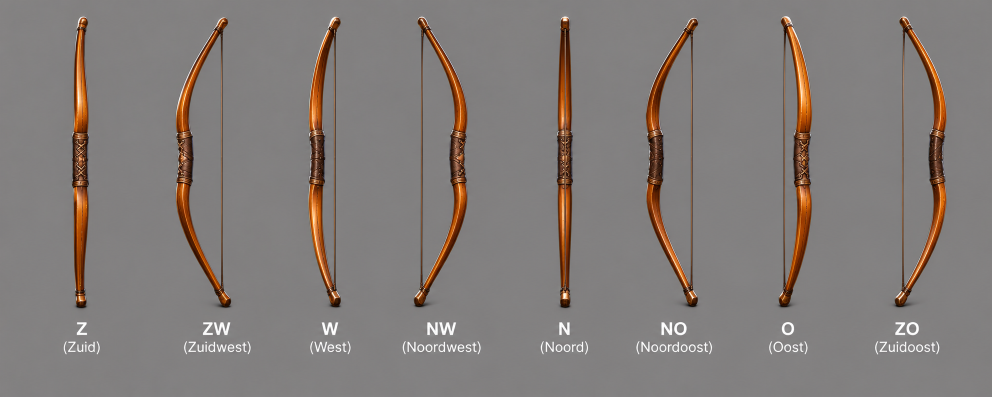
#> input picture docs/art/referentie/aardschok-boog-los-draai.png, 1984 x 793 px, given in place of staan-Z-00.png, which was not available (shown at 1/2 size)
$ python -i blockout.py   (imports and definitions only)
#> lines starting #> are read from the running program, lines starting #| are printed output that depends on the picture
# De blockout beoordelen (vraag 192, stap 2 van de specificatie): voor, zij en achter in klei voor elke verhouding, naast de plaat, en
# dezelfde figuur in kleur en op 80 pixels op het gras. Zo kies je de verhouding voor er verder wordt afgewerkt.
#
#   python blockout.py <uit.png> <naam>=<map> ...     (de Python van ComfyUI; per map klei/ kleur/ en spel/)
import json
import os
import sys

from PIL import Image, ImageDraw, ImageFont

HIER = os.path.dirname(os.path.abspath(__file__))
sys.path.insert(0, HIER)
import vel as Vel  # noqa: E402

REF = os.path.join(HIER, '..', '..', '..', 'docs', 'art', 'referentie', 'aardschok-speerman-detail.png')
GRIJS = (127, 123, 119)
GRAS = (98, 138, 54)
PAPIER = (240, 232, 214)
HOOG = 440


def rij(kaart, houding='staan', hoog=HOOG):
    """Voor, zij en achter met dezelfde schaal: de voeten op één lijn."""
#> called with houding = 'staan', hoog = 440
    delen = [Image.open(os.path.join(kaart, f'{houding}-{r}-00.png')).convert('RGBA') for r in ('Z', 'W', 'N')]
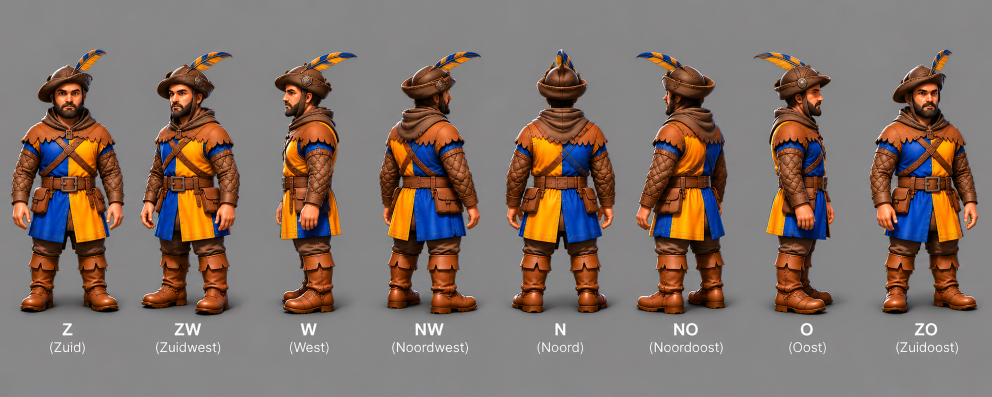
#> input picture docs/art/referentie/aardschok-boogschutter-draai-hoed.png, 1983 x 793 px, given in place of staan-W-00.png, which was not available (shown at 1/2 size)
    bbs = [d.getbbox() for d in delen]
#> bbs = [(0, 0, 1984, 793), (0, 0, 1983, 793), (0, 0, 1983, 793)]
    h = max(b[3] - b[1] for b in bbs)
#> h = 793
    s = hoog / h
#> s = 0.555
    uit = Image.new('RGB', (900, hoog + 10), GRIJS)
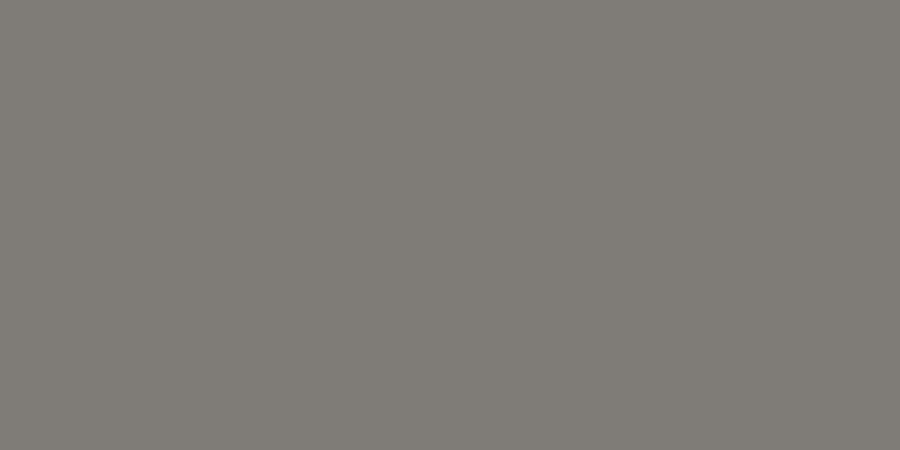
#> uit: PIL image 900x450 RGB; mean R, G, B 127, 123, 119
    for j, (d, b) in enumerate(zip(delen, bbs)):
        c = d.crop(b)
        c = c.resize((round(c.width * s), round(c.height * s)), Image.LANCZOS)
        uit.paste(c, (j * 300 + (300 - c.width) // 2, hoog + 5 - c.height), c)
#> this loop made 3 passes
#> pass 1, in rij, `c = c.resize((round(c.width * s), round(c.height * s)), Image.LANCZOS)`:
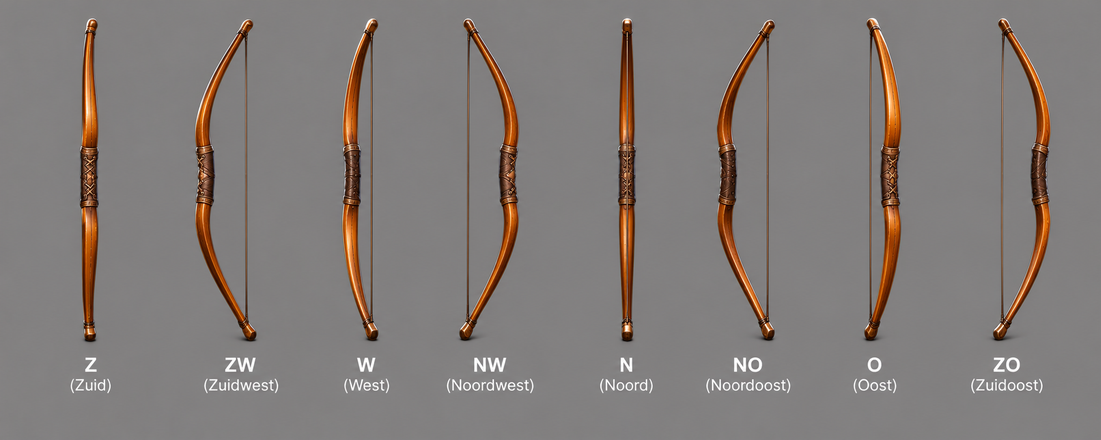
#> c: PIL image 1101x440 RGBA; mean R, G, B, A 130.4, 124.3, 121.5, 255
#> pass 2, in rij, `c = c.resize((round(c.width * s), round(c.height * s)), Image.LANCZOS)`:
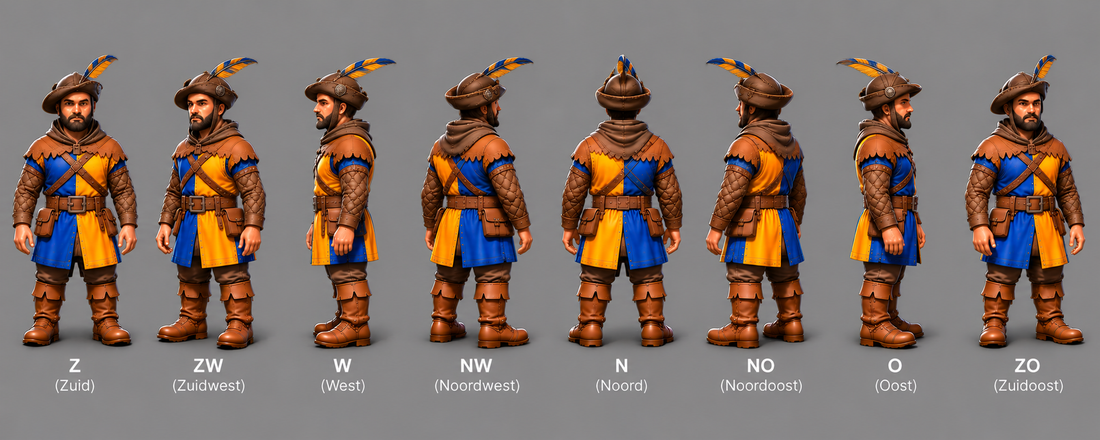
#> c: PIL image 1100x440 RGBA; mean R, G, B, A 128.6, 112.7, 105.3, 255
#> after the loop:
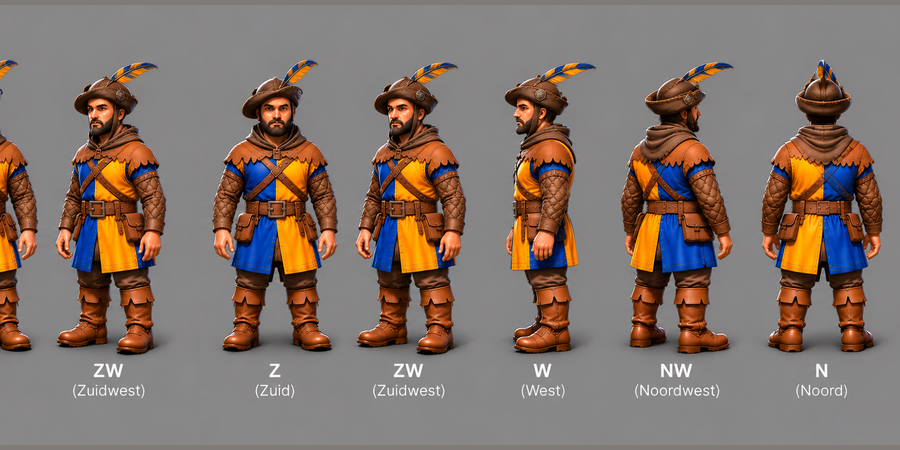
#> uit: PIL image 900x450 RGB; mean R, G, B 129.6, 113.6, 105.5
    return uit


def spel(kaart, px=80):
    """Op spelmaat, 1x en 3x, op het gras."""
    meta = json.load(open(os.path.join(kaart, 'staan-render.json'), encoding='utf-8'))
    s = Vel.schaal_van(meta['pixels'], meta['ortho'], px, meta.get('lengte'))
    uit = Image.new('RGB', (900, 460), GRAS)
    x = 6
    for r in ('Z', 'ZW', 'W'):
        c = Vel.sprite(os.path.join(kaart, f'staan-{r}-00.png'), s)
        c = c.crop(c.getbbox())
        g = c.resize((c.width * 3, c.height * 3), Image.NEAREST)
        uit.paste(g, (x, 455 - g.height), g)
        x += max(g.width + 16, 230)
    y = 455
    c = Vel.sprite(os.path.join(kaart, 'staan-Z-00.png'), s)
    c = c.crop(c.getbbox())
    uit.paste(c, (830, y - c.height), c)
    return uit


def hoofd():
    uit = sys.argv[1]
    bronnen = [a.split('=', 1) for a in sys.argv[2:]]
    ref = Image.open(REF).convert('RGB').crop((0, 15, 1774, 470))
    b = 900
    plaat = Image.new('RGB', (b * len(bronnen), 470 + (HOOG + 40) * 2 + 480), PAPIER)
    plaat.paste(ref.crop((0, 0, min(b * len(bronnen), 1774), 455)).resize((min(b * len(bronnen), 1774), 455)), (0, 0))
    d = ImageDraw.Draw(plaat)
    letter = ImageFont.load_default(size=26)
    for i, (naam, kaart) in enumerate(bronnen):
        x = i * b
        y = 470
        b_ = json.load(open(os.path.join(kaart, os.path.basename(kaart) + '.json'), encoding='utf-8'))
        lengte = b_['delen']['_lengte']
        heup = (0.42 + b_['bouw']['benen']) / lengte
        d.text((x + 8, y - 8), f"{naam}: {lengte:.2f} m, hoofd {b_['delen']['_kop_procent']:.0f}%, benen {heup * 100:.0f}%", fill=(40, 25, 10), font=letter)
        plaat.paste(rij(os.path.join(kaart, 'klei')), (x, y + 22))
        y += HOOG + 40
        plaat.paste(rij(os.path.join(kaart, 'kleur')), (x, y + 6))
        y += HOOG + 30
        plaat.paste(spel(os.path.join(kaart, 'spel')), (x, y))
    plaat.save(uit, optimize=True)
    print(uit, plaat.size)


# [2 lines not run here, left out]

>>> result = rij('../../../docs/art/referentie/aardschok-boog-los-draai.png')
